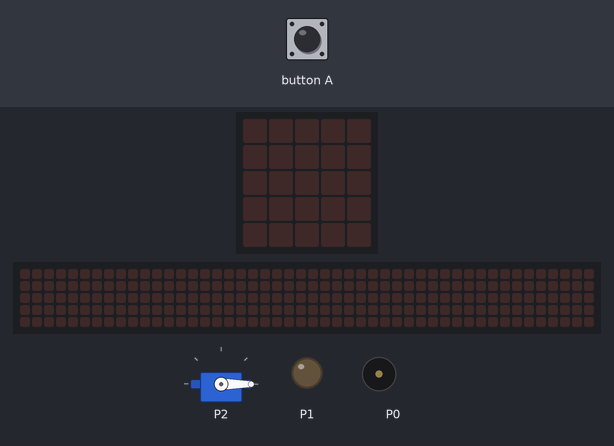
The program below on a simulated BBC micro:bit (MakeCode). On the bench: servo, the board's 5×5 LED display, a strip that is not on the board, showing the scrolling text unrolled, output pins drawn as LEDs (lit = HIGH), buzzer (waves = sounding). The test bench sets the inputs (shaded band). The 48×5 strip is a reading aid, not a part: it shows the text the display is scrolling, unrolled, one strip-width of it at a time.

Above: at 1.2 s.
1.3 s: button A pressed for 0.15 s
At 3.38 s:
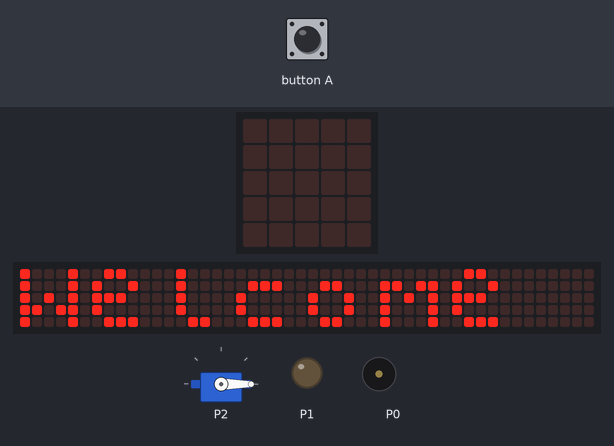
At 11.2 s:
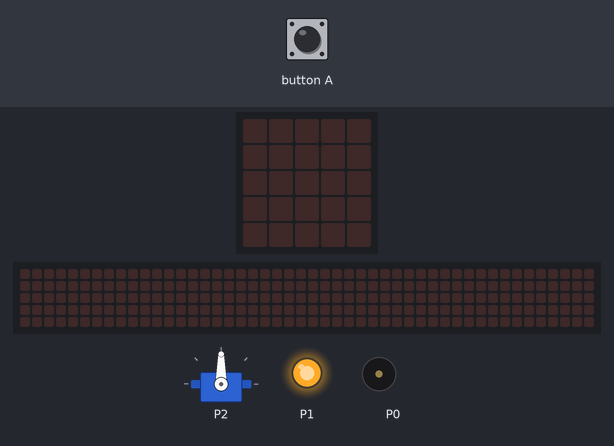
Timing chart, 0 to 17.0 s (numbered marks = the images above; inputs shaded):
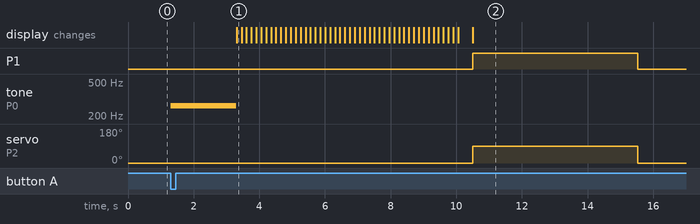

The program:

main.ts
```typescript
basic.forever(function () {
    pins.servoWritePin(AnalogPin.P2, 0)
    pins.digitalWritePin(DigitalPin.P1, 0)
    if (input.buttonIsPressed(Button.A)) {
        music.play(music.tonePlayable(262, music.beat(BeatFraction.Breve)), music.PlaybackMode.UntilDone)
        basic.showString("Welcome")
        pins.digitalWritePin(DigitalPin.P1, 1)
        pins.servoWritePin(AnalogPin.P2, 90)
        basic.pause(5000)
    }
})
```

test.ts
```typescript
// 在此处测试；当此软件包作为插件使用时，将不会编译此软件包。
```

Measured:
- after the input at 1.3 s, P1: LOW → HIGH after 9.2 s, → LOW 5.0 s later; tone on P0: silent → 262 Hz at once, → silent 2.0 s later; servo on P2: 0° → 90° after 9.2 s, → 0° 5.0 s later; the display: changes after 2.0 s (image 1)
